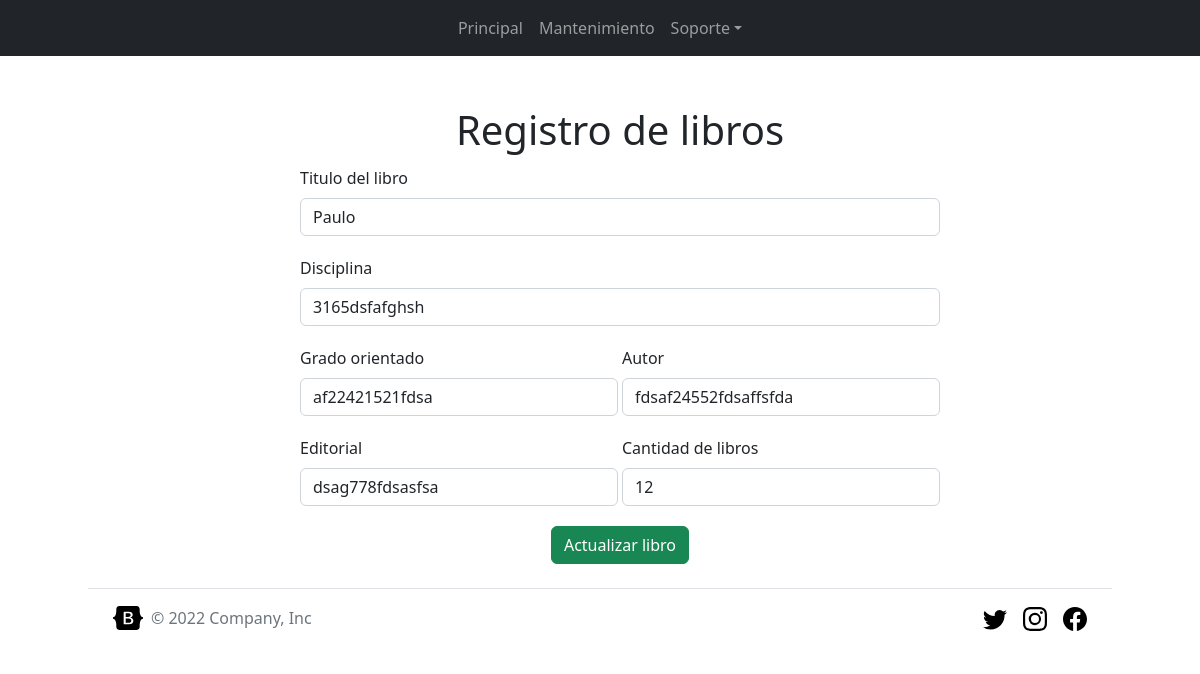
/Views/update_book.php?id=1, run on the app's committed database.
### tables this page shows
CREATE TABLE `register_books` (
  `id_book` int(11) NOT NULL,
  `title_book` varchar(255) NOT NULL,
  `discipline_book` varchar(255) NOT NULL,
  `level_book` varchar(255) NOT NULL,
  `author_book` varchar(255) NOT NULL,
  `editorial_book` varchar(255) NOT NULL,
  `amount_book` int(100) NOT NULL
);

### Controllers/Book_Controller.php (called while the page is built, shortened)
<?php
require_once("../Models/book_model.php");
class Book_Controller{
    private $book;
    public function __construct(){
        $this->book = new book_model();
    }
    public function read(){
        return $this->book->read();
    }
}

### Models/book_model.php (called while the page is built, shortened)
<?php
require_once("Model.php");
class book_model extends Model
{
    public function read($id = "")
    {
        if ($id != "") {
            $query = "SELECT * FROM register_books WHERE id_book = $id";
        } else {
            $query = "SELECT * FROM register_books";
        }
        $results = $this->get_query($query);
        array_pop($results);
        return $results;
    }
}

### Models/Model.php (called while the page is built, shortened)
<?php
abstract class Model {
    private static $db_host = "localhost";
    private static $db_user = "root";
    private static $db_pass = "";
    private static $db_charset = "utf8";
    private static $db_name = "loan_system";
    private $conn;
    protected $rows = [];
    private function db_open(){
        $this->conn = new mysqli(
            self::$db_host,
            self::$db_user,
            self::$db_pass,
            self::$db_name
        );
        $this->conn->set_charset(self::$db_charset);
    }
    protected function get_query($query){
        $result = $this->conn->query($query);
        while($this->rows[] = $result->fetch_assoc());
        return $this->rows;
    }
}

### Views/update_book.php (the view, shortened to what this page needs)
<?php
require('../Controllers/Book_Controller.php');
$controller = new Book_Controller();
$books_array = $controller->read();
?>
<?php include('./header.php'); ?>
<?php include('./nav-bar.php') ?>
<main>
    <div class="container_form">
        <form class="row g-1"  method="POST">
            <h1 class="text-center">Registro de libros</h1>
            <div class="form-group mb-3">
                <label for="book" class="form-label">Titulo del libro</label>
                <input type="text" class="form-control" id="title_book" name="title_book" value="<?php echo $books_array[$_GET['id']]['title_book']; ?>">
            </div>
            <div class="form-group mb-3">
                <label for="book" class="form-label">Disciplina</label>
                <input type="text" class="form-control" id="discipline_book" name="discipline_book" value="<?php echo $books_array[$_GET['id']]["discipline_book"]; ?>">
            </div>
            <div class="form-group mb-3 col-md-6">
                <label for="book" class="form-label">Grado orientado</label>
                <input type="text" class="form-control" id="level_book" name="level_book" value="<?php echo $books_array[$_GET['id']]["level_book"]; ?>">
            </div>
            <div class="form-group mb-3 col-md-6">
                <label for="book" class="form-label">Autor</label>
                <input type="text" class="form-control" id="author_book" name="author_book" value="<?php echo $books_array[$_GET['id']]["author_book"]; ?>">
            </div>
            <div class="form-group mb-3 col-md-6">
                <label for="book" class="form-label">Editorial</label>
                <input type="text" class="form-control" id="editorial_book" name="editorial_book" value="<?php echo $books_array[$_GET['id']]["editorial_book"]; ?>">
            </div>
            <div class="form-group mb-3 col-md-6">
                <label for="cantidad_libros" class="form-label">Cantidad de libros</label>
                <input type="number" class="form-control" id="amount_book" name="amount_book" value="<?php echo $books_array[$_GET['id']]["amount_book"]; ?>" required />
            </div>
            <div class="text-center">
                <input type="submit" name="update_book" class="btn btn-success btn-block" value="Actualizar libro" />
            </div>
        </form>
    </div>
</main>
<?php include('./footer.php'); ?>

### public/styles/style.css (style rules this page uses)
.container_form { padding-left: 40px; max-width: 680px; width: 100%; margin: 0 auto; position: relative; }

### data on the page
register_books: title_book "Paulo", discipline_book "3165dsfafghsh", level_book "af22421521fdsa", author_book "fdsaf24552fdsaffsfda", editorial_book "dsag778fdsasfsa", amount_book "12"
